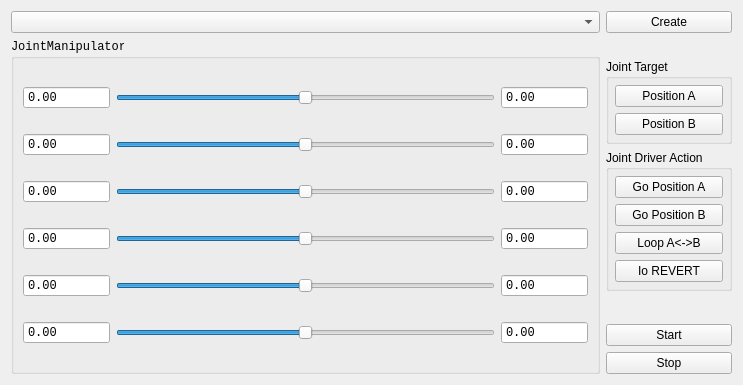
<?xml version="1.0" encoding="UTF-8"?>
<ui version="4.0">
 <class>MotomanManipulator</class>
 <widget class="QWidget" name="MotomanManipulator">
  <property name="geometry">
   <rect>
    <x>0</x>
    <y>0</y>
    <width>743</width>
    <height>385</height>
   </rect>
  </property>
  <property name="windowTitle">
   <string>Motoman MH5F Test</string>
  </property>
  <layout class="QGridLayout" name="gridLayout_4">
   <item row="1" column="1">
    <spacer name="verticalSpacer">
     <property name="orientation">
      <enum>Qt::Vertical</enum>
     </property>
     <property name="sizeHint" stdset="0">
      <size>
       <width>20</width>
       <height>40</height>
      </size>
     </property>
    </spacer>
   </item>
   <item row="7" column="1" colspan="3">
    <widget class="QPushButton" name="btnStop">
     <property name="text">
      <string>Stop</string>
     </property>
    </widget>
   </item>
   <item row="0" column="0" rowspan="8">
    <layout class="QVBoxLayout" name="verticalLayout">
     <item>
      <widget class="QComboBox" name="cboRobotType">
       <property name="maxVisibleItems">
        <number>30</number>
       </property>
      </widget>
     </item>
     <item>
      <widget class="QGroupBox" name="groupBox">
       <property name="font">
        <font>
         <family>Monospace</family>
        </font>
       </property>
       <property name="title">
        <string>JointManipulator</string>
       </property>
       <layout class="QGridLayout" name="gridLayout_2">
        <item row="0" column="0">
         <layout class="QHBoxLayout" name="horizontalLayout">
          <item>
           <widget class="QDoubleSpinBox" name="dsb_target_1">
            <property name="buttonSymbols">
             <enum>QAbstractSpinBox::NoButtons</enum>
            </property>
            <property name="minimum">
             <double>-999999.000000000000000</double>
            </property>
            <property name="maximum">
             <double>999999.000000000000000</double>
            </property>
           </widget>
          </item>
          <item>
           <widget class="QSlider" name="slider_1">
            <property name="minimum">
             <number>-350</number>
            </property>
            <property name="maximum">
             <number>350</number>
            </property>
            <property name="orientation">
             <enum>Qt::Horizontal</enum>
            </property>
           </widget>
          </item>
          <item>
           <widget class="QDoubleSpinBox" name="dsb_real_1">
            <property name="buttonSymbols">
             <enum>QAbstractSpinBox::NoButtons</enum>
            </property>
            <property name="minimum">
             <double>-999999.000000000000000</double>
            </property>
            <property name="maximum">
             <double>999999.000000000000000</double>
            </property>
           </widget>
          </item>
         </layout>
        </item>
        <item row="1" column="0">
         <layout class="QHBoxLayout" name="horizontalLayout_2">
          <item>
           <widget class="QDoubleSpinBox" name="dsb_target_2">
            <property name="buttonSymbols">
             <enum>QAbstractSpinBox::NoButtons</enum>
            </property>
            <property name="minimum">
             <double>-999999.000000000000000</double>
            </property>
            <property name="maximum">
             <double>999999.000000000000000</double>
            </property>
           </widget>
          </item>
          <item>
           <widget class="QSlider" name="slider_2">
            <property name="minimum">
             <number>-350</number>
            </property>
            <property name="maximum">
             <number>350</number>
            </property>
            <property name="orientation">
             <enum>Qt::Horizontal</enum>
            </property>
           </widget>
          </item>
          <item>
           <widget class="QDoubleSpinBox" name="dsb_real_2">
            <property name="buttonSymbols">
             <enum>QAbstractSpinBox::NoButtons</enum>
            </property>
            <property name="minimum">
             <double>-999999.000000000000000</double>
            </property>
            <property name="maximum">
             <double>999999.000000000000000</double>
            </property>
           </widget>
          </item>
         </layout>
        </item>
        <item row="2" column="0">
         <layout class="QHBoxLayout" name="horizontalLayout_3">
          <item>
           <widget class="QDoubleSpinBox" name="dsb_target_3">
            <property name="buttonSymbols">
             <enum>QAbstractSpinBox::NoButtons</enum>
            </property>
            <property name="minimum">
             <double>-999999.000000000000000</double>
            </property>
            <property name="maximum">
             <double>999999.000000000000000</double>
            </property>
           </widget>
          </item>
          <item>
           <widget class="QSlider" name="slider_3">
            <property name="minimum">
             <number>-350</number>
            </property>
            <property name="maximum">
             <number>350</number>
            </property>
            <property name="orientation">
             <enum>Qt::Horizontal</enum>
            </property>
           </widget>
          </item>
          <item>
           <widget class="QDoubleSpinBox" name="dsb_real_3">
            <property name="buttonSymbols">
             <enum>QAbstractSpinBox::NoButtons</enum>
            </property>
            <property name="minimum">
             <double>-999999.000000000000000</double>
            </property>
            <property name="maximum">
             <double>999999.000000000000000</double>
            </property>
           </widget>
          </item>
         </layout>
        </item>
        <item row="3" column="0">
         <layout class="QHBoxLayout" name="horizontalLayout_4">
          <item>
           <widget class="QDoubleSpinBox" name="dsb_target_4">
            <property name="buttonSymbols">
             <enum>QAbstractSpinBox::NoButtons</enum>
            </property>
            <property name="minimum">
             <double>-999999.000000000000000</double>
            </property>
            <property name="maximum">
             <double>999999.000000000000000</double>
            </property>
           </widget>
          </item>
          <item>
           <widget class="QSlider" name="slider_4">
            <property name="minimum">
             <number>-350</number>
            </property>
            <property name="maximum">
             <number>350</number>
            </property>
            <property name="orientation">
             <enum>Qt::Horizontal</enum>
            </property>
           </widget>
          </item>
          <item>
           <widget class="QDoubleSpinBox" name="dsb_real_4">
            <property name="buttonSymbols">
             <enum>QAbstractSpinBox::NoButtons</enum>
            </property>
            <property name="minimum">
             <double>-999999.000000000000000</double>
            </property>
            <property name="maximum">
             <double>999999.000000000000000</double>
            </property>
           </widget>
          </item>
         </layout>
        </item>
        <item row="4" column="0">
         <layout class="QHBoxLayout" name="horizontalLayout_5">
          <item>
           <widget class="QDoubleSpinBox" name="dsb_target_5">
            <property name="buttonSymbols">
             <enum>QAbstractSpinBox::NoButtons</enum>
            </property>
            <property name="minimum">
             <double>-999999.000000000000000</double>
            </property>
            <property name="maximum">
             <double>999999.000000000000000</double>
            </property>
           </widget>
          </item>
          <item>
           <widget class="QSlider" name="slider_5">
            <property name="minimum">
             <number>-350</number>
            </property>
            <property name="maximum">
             <number>350</number>
            </property>
            <property name="orientation">
             <enum>Qt::Horizontal</enum>
            </property>
           </widget>
          </item>
          <item>
           <widget class="QDoubleSpinBox" name="dsb_real_5">
            <property name="buttonSymbols">
             <enum>QAbstractSpinBox::NoButtons</enum>
            </property>
            <property name="minimum">
             <double>-999999.000000000000000</double>
            </property>
            <property name="maximum">
             <double>999999.000000000000000</double>
            </property>
           </widget>
          </item>
         </layout>
        </item>
        <item row="5" column="0">
         <layout class="QHBoxLayout" name="horizontalLayout_6">
          <item>
           <widget class="QDoubleSpinBox" name="dsb_target_6">
            <property name="buttonSymbols">
             <enum>QAbstractSpinBox::NoButtons</enum>
            </property>
            <property name="minimum">
             <double>-999999.000000000000000</double>
            </property>
            <property name="maximum">
             <double>999999.000000000000000</double>
            </property>
           </widget>
          </item>
          <item>
           <widget class="QSlider" name="slider_6">
            <property name="minimum">
             <number>-350</number>
            </property>
            <property name="maximum">
             <number>350</number>
            </property>
            <property name="orientation">
             <enum>Qt::Horizontal</enum>
            </property>
           </widget>
          </item>
          <item>
           <widget class="QDoubleSpinBox" name="dsb_real_6">
            <property name="buttonSymbols">
             <enum>QAbstractSpinBox::NoButtons</enum>
            </property>
            <property name="minimum">
             <double>-999999.000000000000000</double>
            </property>
            <property name="maximum">
             <double>999999.000000000000000</double>
            </property>
           </widget>
          </item>
         </layout>
        </item>
       </layout>
      </widget>
     </item>
    </layout>
   </item>
   <item row="5" column="1" colspan="2">
    <spacer name="verticalSpacer_2">
     <property name="orientation">
      <enum>Qt::Vertical</enum>
     </property>
     <property name="sizeHint" stdset="0">
      <size>
       <width>20</width>
       <height>40</height>
      </size>
     </property>
    </spacer>
   </item>
   <item row="2" column="1" colspan="3">
    <widget class="QGroupBox" name="groupBox_2">
     <property name="title">
      <string>Joint Target</string>
     </property>
     <layout class="QGridLayout" name="gridLayout">
      <property name="leftMargin">
       <number>6</number>
      </property>
      <property name="topMargin">
       <number>6</number>
      </property>
      <property name="rightMargin">
       <number>6</number>
      </property>
      <property name="bottomMargin">
       <number>6</number>
      </property>
      <item row="0" column="0">
       <widget class="QPushButton" name="btnRecTarget">
        <property name="text">
         <string>Position A</string>
        </property>
       </widget>
      </item>
      <item row="1" column="0">
       <widget class="QPushButton" name="btnPosiB">
        <property name="text">
         <string>Position B</string>
        </property>
       </widget>
      </item>
     </layout>
    </widget>
   </item>
   <item row="3" column="1" colspan="3">
    <widget class="QGroupBox" name="groupBox_3">
     <property name="title">
      <string>Joint Driver Action</string>
     </property>
     <layout class="QGridLayout" name="gridLayout_3">
      <property name="leftMargin">
       <number>6</number>
      </property>
      <property name="topMargin">
       <number>6</number>
      </property>
      <property name="rightMargin">
       <number>6</number>
      </property>
      <property name="bottomMargin">
       <number>6</number>
      </property>
      <item row="0" column="0">
       <widget class="QPushButton" name="btnGoTarget">
        <property name="text">
         <string>Go Position A</string>
        </property>
       </widget>
      </item>
      <item row="1" column="0">
       <widget class="QPushButton" name="btnGoPosiB">
        <property name="text">
         <string>Go Position B</string>
        </property>
       </widget>
      </item>
      <item row="2" column="0">
       <widget class="QPushButton" name="btnLoopAB">
        <property name="text">
         <string>Loop A&lt;-&gt;B</string>
        </property>
       </widget>
      </item>
      <item row="3" column="0">
       <widget class="QPushButton" name="btnIoRevert">
        <property name="text">
         <string>Io REVERT</string>
        </property>
       </widget>
      </item>
     </layout>
    </widget>
   </item>
   <item row="6" column="1" colspan="3">
    <widget class="QPushButton" name="btnStart">
     <property name="text">
      <string>Start</string>
     </property>
    </widget>
   </item>
   <item row="0" column="1" colspan="3">
    <widget class="QPushButton" name="btnCreate">
     <property name="sizePolicy">
      <sizepolicy hsizetype="Minimum" vsizetype="Fixed">
       <horstretch>0</horstretch>
       <verstretch>0</verstretch>
      </sizepolicy>
     </property>
     <property name="text">
      <string>Create</string>
     </property>
    </widget>
   </item>
  </layout>
 </widget>
 <resources/>
 <connections/>
</ui>
